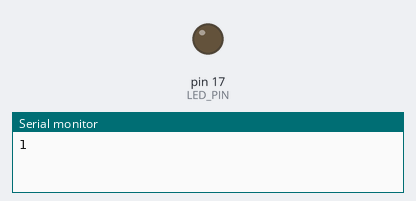
This sketch was run on a simulated Arduino Uno, built with avr-gcc and run on an emulated ATmega328P. On the bench: output pins drawn as LEDs (lit = HIGH), the last lines printed to the serial monitor.

Above: at 0.1 s.
At 12.6 s:
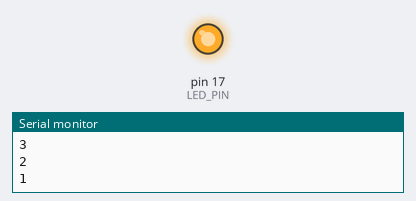
Timing chart, 0 to 14.1 s (numbered marks = the images above):
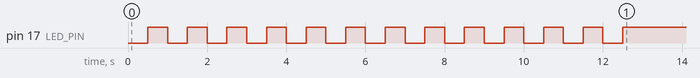

The sketch:

lab4.3.ino.ino
```cpp
#define LED_PIN 17
void setup() {
  Serial.begin(115200);
  pinMode(LED_PIN, OUTPUT);
  for (int i = 1; i <= 10; i++){
    if (i == 5)
      break;
    Serial.println(i);
    digitalWrite(LED_PIN, LOW);
    delay(500);
    digitalWrite(LED_PIN, HIGH);
    delay(500);
  }

  for (int i = 10; i >= 1; i--) {
    if (i == 7)
      continue;
    Serial.println(i);
    digitalWrite(LED_PIN, LOW);
    delay(500);
    digitalWrite(LED_PIN, HIGH);
    delay(500);
  }
}


void loop() {
}
```
